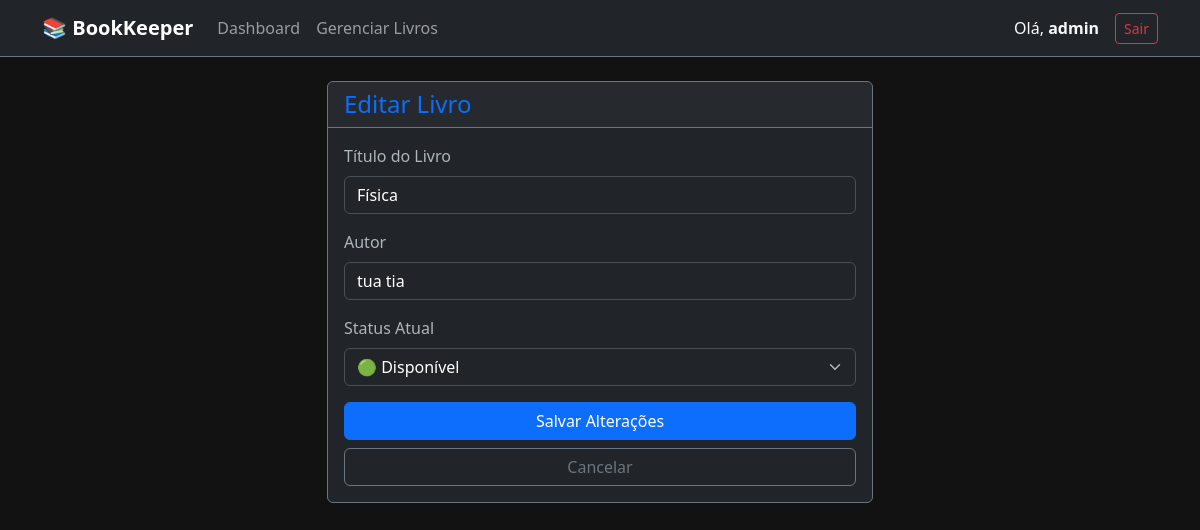
/editar/3 (signed in), run on the app's committed database.
### app.py (models this page shows)
class Livro(db.Model):
    id = db.Column(db.Integer, primary_key=True)
    titulo = db.Column(db.String(100), nullable=False)
    autor = db.Column(db.String(100), nullable=False)
    status = db.Column(db.String(20), default='Disponível')
    usuario_id = db.Column(db.Integer, db.ForeignKey('usuario.id'), nullable=False)

### app.py (the view)
@app.route('/editar/<int:id>', methods=['GET', 'POST'])
def editar(id):
    if 'usuario_nome' not in session:
        return redirect(url_for('login'))
    livro = Livro.query.get_or_404(id)
    if livro.usuario_id != session['usuario_id']:
        return "<h3>Acesso Negado: Este livro pertence a outro usuário!</h3>"
    if request.method == 'POST':
        livro.titulo = request.form['titulo']
        livro.autor = request.form['autor']
        livro.status = request.form['status']
        db.session.commit()
        return redirect(url_for('livros'))
    return render_template('editar.html', livro=livro)

### templates/editar.html (shortened to what this page needs)
{% extends 'base.html' %}
{% block content %}
<div class="row justify-content-center">
    <div class="col-md-6">
        <div class="card bg-dark border-secondary">
            <div class="card-header border-secondary">
                <h4 class="mb-0 text-primary">Editar Livro</h4>
            </div>
            <div class="card-body">
                <form action="/editar/{{ livro.id }}" method="POST">
                    <div class="mb-3">
                        <label for="titulo" class="form-label">Título do Livro</label>
                        <input type="text" class="form-control bg-dark text-white"
                               id="titulo" name="titulo"
                               value="{{ livro.titulo }}" required>
                    </div>
                    <div class="mb-3">
                        <label for="autor" class="form-label">Autor</label>
                        <input type="text" class="form-control bg-dark text-white"
                               id="autor" name="autor"
                               value="{{ livro.autor }}" required>
                    </div>
                    <div class="mb-3">
                        <label class="form-label">Status Atual</label>
                        <select class="form-select bg-dark text-white" name="status">
                            <option value="Disponível" {% if livro.status == 'Disponível' %}selected{% endif %}>🟢 Disponível</option>
                        </select>
                    </div>
                    <div class="d-grid gap-2">
                        <button type="submit" class="btn btn-primary">Salvar Alterações</button>
                        <a href="/livros" class="btn btn-outline-secondary">Cancelar</a>
                    </div>
                </form>
            </div>
        </div>
    </div>
</div>
{% endblock %}

### templates/base.html (style rules this page uses)
body { background-color: #121212; }

### data on the page
Livro: titulo "Física", autor "tua tia", status "🟢 Disponível"

### other printed values
{{ session['usuario_nome'] }} "admin"
